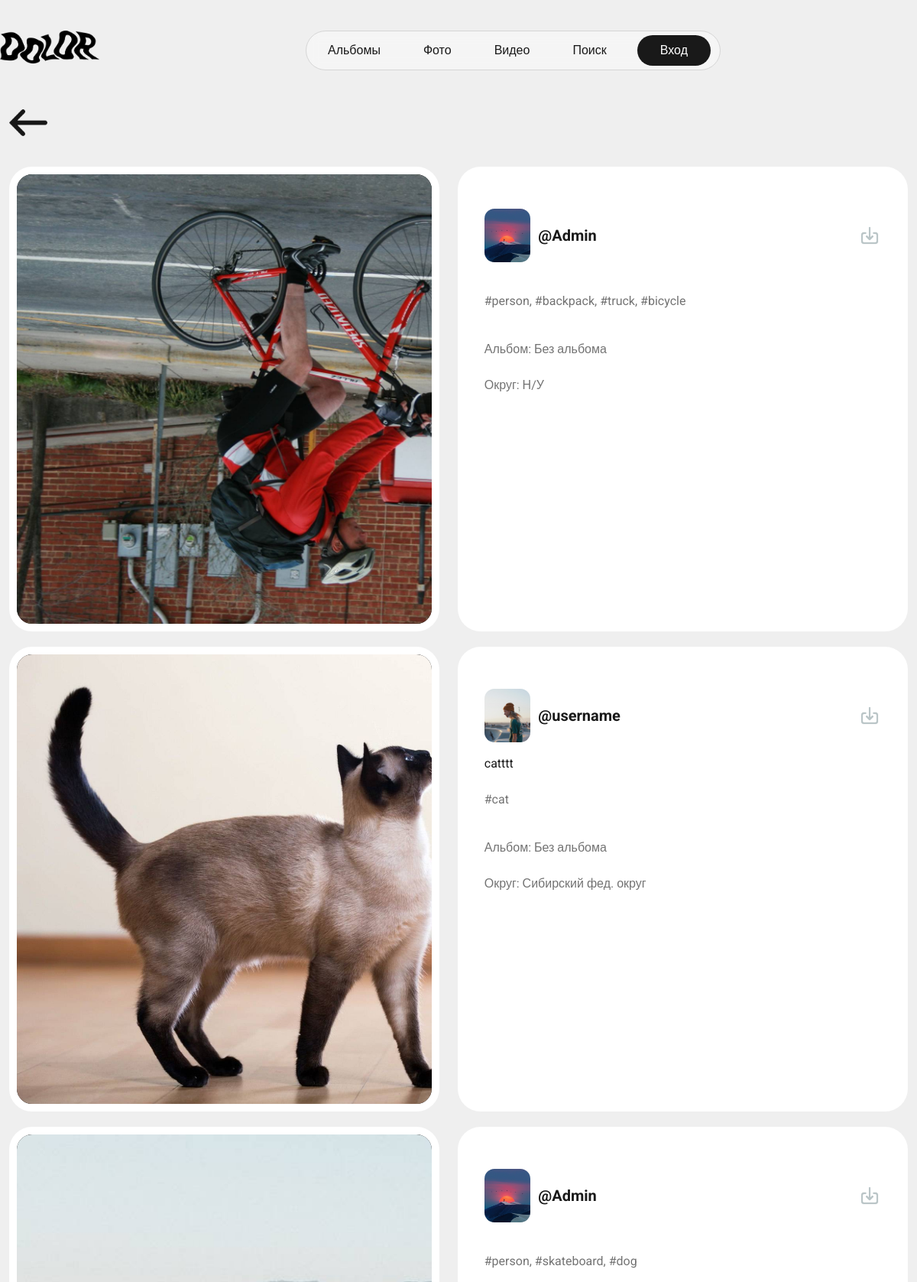
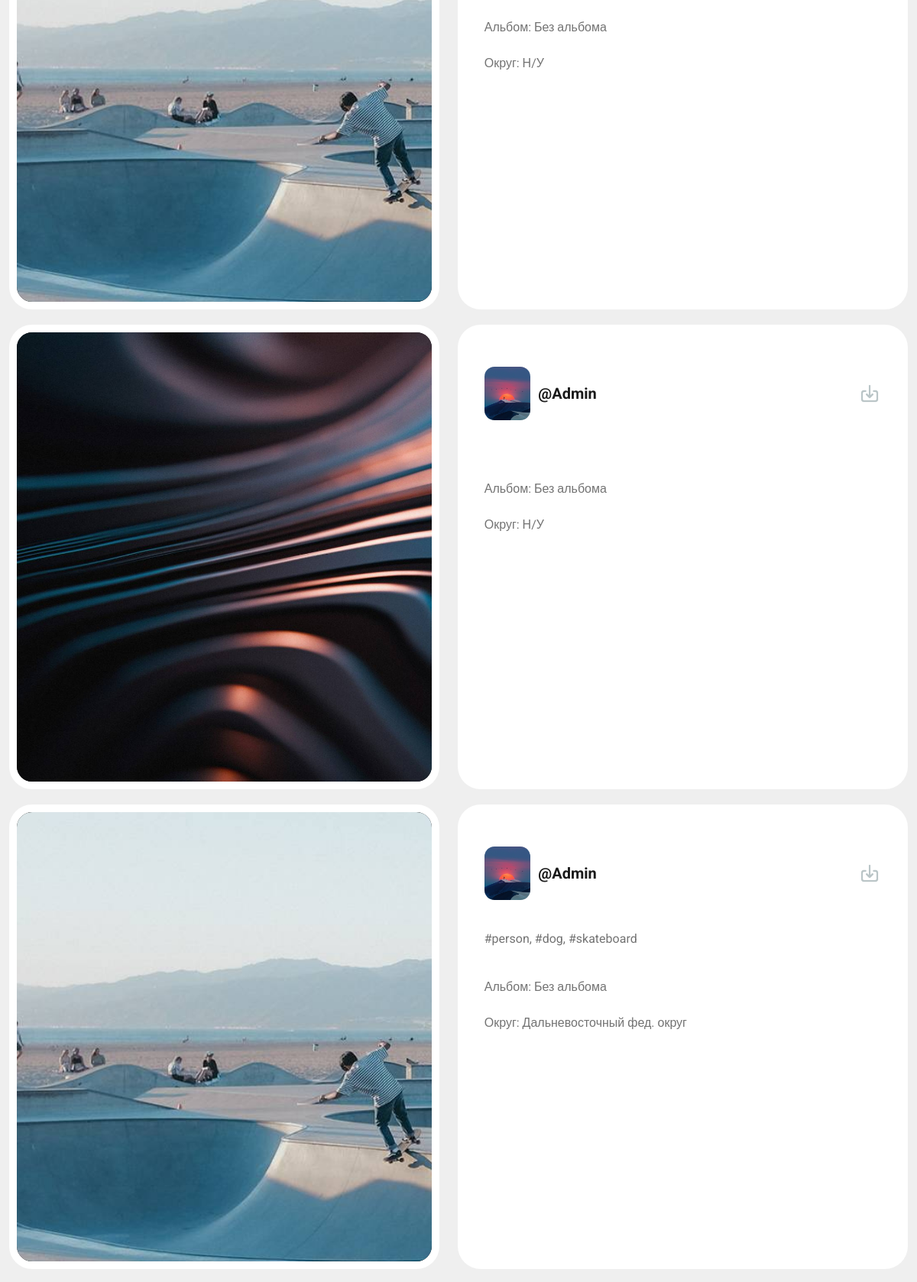
/photos/ (upper part), run on the app's committed database (2 pictures, top to bottom).
### project/apps/base/models.py (models this page shows, shortened)
class UploadedPhotos(models.Model):
    owner = models.ForeignKey(User, on_delete=models.SET_NULL, null=True)
    photo = models.ImageField(null=True, upload_to=get_photo_upload_path, default="ava1.jpg")
    reducted = models.ImageField(null=True, upload_to=get_photo_reducted_upload_path, default="ava1.jpg")
    description = models.TextField(null=True, blank=True)
    tags = models.CharField(max_length=256, null=True, blank=True)
    album = models.ForeignKey(Albums, on_delete=models.SET_NULL, null=True, blank=True)
    region = models.ForeignKey(Regions, on_delete=models.SET_NULL, null=True, blank=True)
    brightness = models.CharField(max_length=256, null=True, blank=True)
    contrast = models.CharField(max_length=256, null=True, blank=True)
    rotation = models.CharField(max_length=256, null=True, blank=True)
    created = models.DateTimeField(auto_now_add=True)
    updated = models.DateTimeField(auto_now=True)
    class Meta:
        ordering = ['-id', '-updated']
        verbose_name = 'Uploaded Photo'
        verbose_name_plural = 'Uploaded Photos'

class User(AbstractUser):
    username = models.CharField(max_length=256, null=True)
    email = models.EmailField(unique=True, null=True)
    login = models.CharField(max_length=256, null=True)
    avatar = models.ImageField(null=True, blank=True, upload_to='avatars', default="avatar.svg")
    avatar_brightness = models.CharField(max_length=256, null=True, blank=True)
    avatar_contrast = models.CharField(max_length=256, null=True, blank=True)
    avatar_rotation = models.CharField(max_length=256, null=True, blank=True)
    created = models.DateTimeField(auto_now_add=True)
    updated = models.DateTimeField(auto_now=True)
    USERNAME_FIELD = 'email'
    REQUIRED_FIELDS = ['username']
    class Meta:
        ordering = ['-id', '-updated']
        verbose_name = 'User'
        verbose_name_plural = 'Users'
    def __str__(self):
        return self.username or self.email

class Regions(models.Model):
    name = models.CharField(max_length=256, null=True)
    created = models.DateTimeField(auto_now_add=True)
    updated = models.DateTimeField(auto_now=True)
    class Meta:
        ordering = ['-id', '-updated']
        verbose_name = 'Region'
        verbose_name_plural = 'Regions'
    def __str__(self):
        return self.name

### project/apps/base/views.py (the view)
# urls.py: path('photos/', views.photos, name='photos'),
def photos(request):
    photo = models.UploadedPhotos.objects.all()
    context = {'photos': photo}
    return render(request, 'base/photos.htm', context)

### project/apps/base/templates/base/photos.htm (shortened to what this page needs)
{% extends 'index.htm' %}
{% load static %}
{% block content %}
    <div class="content padding_content">
        <div class="container">
            <a href="{{ request.META.HTTP_REFERER }}" class="arrow_back">
                <img src="{% static 'assets/img/arrow_back.png' %}">
            </a>
            {% for photo in photos %}
                {% if photo.album.status or photo %}
                    <div class="row all_media_full">
                        <div class="col photo_view_full">
                            <img src="{{ photo.reducted.url }}" alt="" class="photo_view_full_img" style="transform: scale(1) rotate({{ photo.rotation }}deg); filter: brightness({{ photo.brightness }}) contrast({{ photo.contrast }});">
                        </div>
                        <div class="col photo_view_information">
                            <div class="published_img_info">
                                <div class="view_photo_user_img user_photo_box">
                                    <img src="{{ photo.owner.avatar.url }}" class="user_photo_img">
                                </div>
                                <div class="user_name view_user_name">
                                    <a href="{% url 'user_profile' photo.owner.id %}" class="heading_txt">@{{ photo.owner }}</a>
                                    <a href="{{ photo.photo.url }}" class="download_btn" download><img src="{% static 'assets/img/download.png' %}"></a>
                                </div>
                            </div>
                            <div class="view_media_description">
                                {{ photo.description }}
                            </div>
                            <div class="view_photo_hashtag_str grey_txt"><p>{{ photo.tags }}</p></div>
                            <div class="view_photo_album_str grey_txt">Альбом: {% if photo.album is None %} Без альбома {% else %} {{ photo.album }} {% endif %}</div>
                            <div class="view_photo_album_str grey_txt">Округ: {% if photo.region is None %} Н/У {% else %} {{ photo.region }} {% endif %}</div>
                        </div>
                    </div>
                {% endif %}
            {% endfor %}
        </div>
    </div>
{% endblock %}

### project/static/assets/css/main.css (style rules this page uses)
html,body { font-family: 'Roboto', sans-serif; color: #191919; height:100%; background-color:#EFEFEF; font-weight:400; }
a { text-decoration: none; color:#191919 !important; }
.heading_txt { font-size: 20px; font-weight: 700; }
.grey_txt { color:#737373; }
.container { max-width:1430px; }
.content { flex: 1 1 auto; margin-top:80px; }
.user_photo_box { position: relative; overflow:hidden; width:43px; height:43px; border-radius: 13px; margin-right:10px; }
.user_photo_box img { position: absolute; top:50%; left:50%; transform:translate(-50%,-50%); min-width:100%; height:100%; object-fit:cover; }
.padding_content { margin-bottom: 60px; }
.all_media_full { margin: 20px 0; }
.arrow_back img { width:50px; margin-bottom:20px; margin-top: -20px; }
.photo_view_full { background-color: #191919; border-radius: 30px; padding-top: 50%; position: relative; overflow:hidden; border: 10px solid white; }
.photo_view_full_img { position: absolute; top: 0; left: 0; min-width:101%; height:100%; object-fit:cover; }
.photo_view_information { background-color: white; border-radius: 30px; margin-left:2%; padding: 45px 35px; }
.photo_view_information div { padding-bottom:8px; }
.published_img_info { display: flex; padding-top: 10px; text-align: center; line-height: 70px; }
.view_photo_user_img { width:70px; height:70px; }
.view_user_name { width: 100%; display: flex; justify-content: space-between; }
.download_btn img { width: 30px; }
.view_photo_hashtag_str, .view_photo_album_str { padding-top:15px; }

### data on the page
UploadedPhotos: reducted (picture), owner.avatar (picture), owner "Admin", tags "#person, #backpack, #truck, #bicycle", shows "Без альбома", shows "Н/У"
UploadedPhotos: reducted (picture), owner.avatar (picture), owner "username", description "catttt", tags "#cat", shows "Без альбома", region "Сибирский фед. округ"
UploadedPhotos: reducted (picture), owner.avatar (picture), owner "Admin", tags "#person, #skateboard, #dog", shows "Без альбома", shows "Н/У"
UploadedPhotos: reducted (picture), owner.avatar (picture), owner "Admin", shows "Без альбома", shows "Н/У"
UploadedPhotos: reducted (picture), owner.avatar (picture), owner "Admin", tags "#person, #dog, #skateboard", shows "Без альбома", region "Дальневосточный фед. округ"
